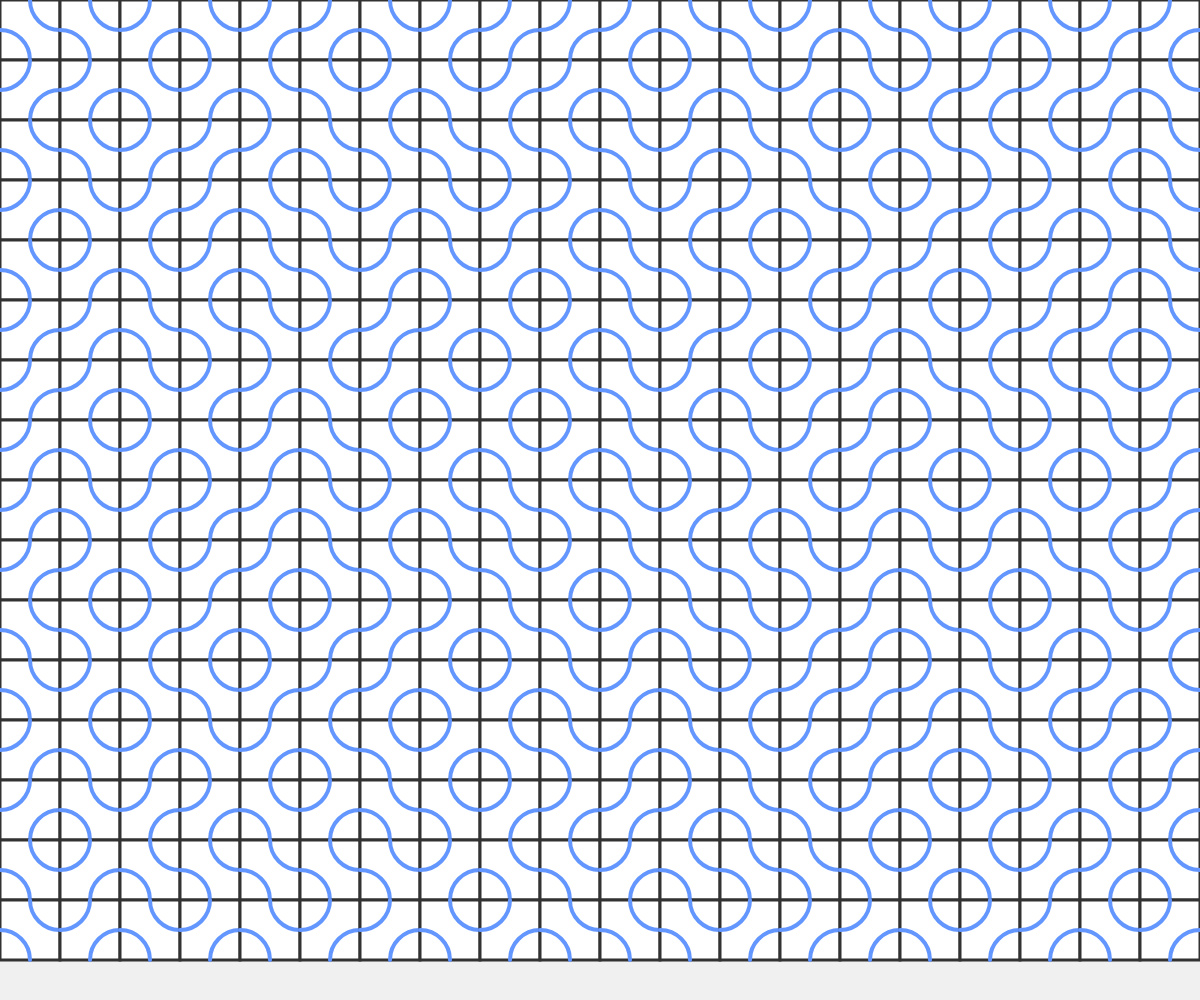
Frame 1 (no input)
Frame 60 (no input): identical to frame 1, image omitted
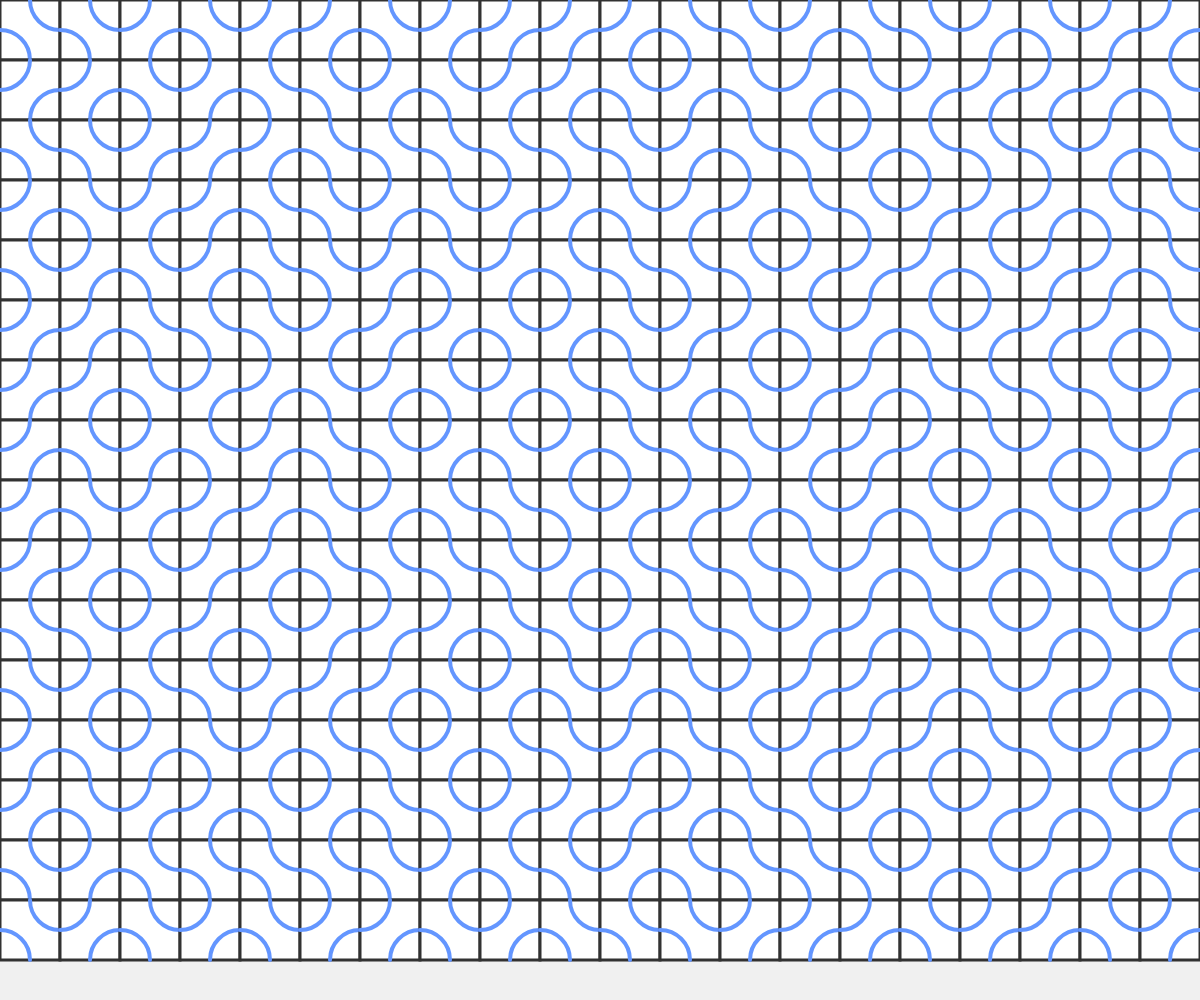
Frame 120 (the mouse pressed at the canvas centre since frame 60)

The p5.js sketch that drew these frames (run headless with seeded random() and noise() and a simulated clock; from frame 60 on, the mouse is pressed at the canvas centre):

// p5.js sketch
// ── sketch.js
// https://editor.p5js.org/jht9629-nyu/sketches/FkiTjW9bk
// Scarce abacus truchet v1

// only needs 0 90 rotation

// https://editor.p5js.org/jht9629-nyu/sketches/FkiTjW9bk
// Scarce abacus truchet v0

// https://claude.ai/chat/e0ece5a3-909b-44ac-bd46-9098eeb439fe
// p5js code to draw truchet pattern

let tileSize = 60;
let cols, rows;
let pattern = [];
let tileType = 0; // 0 = curves, 1 = diagonal lines

function setup() {
  let canvas = createCanvas(windowWidth, windowHeight);
  canvas.parent(document.body);

  cols = floor(width / tileSize);
  rows = floor(height / tileSize);

  generatePattern();
}

function draw() {
  background(240);

  for (let i = 0; i < cols; i++) {
    for (let j = 0; j < rows; j++) {
      let x = i * tileSize;
      let y = j * tileSize;
      let rotation = pattern[i][j];

      push();
      translate(x + tileSize / 2, y + tileSize / 2);
      rotate((rotation * PI) / 2);
      translate(-tileSize / 2, -tileSize / 2);

      if (tileType === 0) {
        drawCurveTile();
      } else {
        drawLineTile();
      }

      pop();
    }
  }
}

function drawCurveTile() {
  fill(255);
  stroke(50);
  strokeWeight(3);
  rect(0, 0, tileSize, tileSize);

  // Draw quarter circles
  stroke(100, 150, 255);
  strokeWeight(4);
  noFill();

  // Top-left to bottom-right curve
  arc(0, 0, tileSize, tileSize, 0, PI / 2);
  arc(tileSize, tileSize, tileSize, tileSize, PI, (3 * PI) / 2);
}

function drawLineTile() {
  fill(255);
  stroke(50);
  strokeWeight(2);
  // rect(0, 0, tileSize, tileSize);

  // Draw diagonal lines
  stroke(255, 100, 100);
  strokeWeight(4);

  line(0, 0, tileSize, tileSize);
  line(0, tileSize / 3, tileSize / 3, 0);
  line((2 * tileSize) / 3, tileSize, tileSize, (2 * tileSize) / 3);
}

function generatePattern() {
  pattern = [];
  for (let i = 0; i < cols; i++) {
    pattern[i] = [];
    for (let j = 0; j < rows; j++) {
      pattern[i][j] = random([0, 1]);
      // pattern[i][j] = floor(random(4)); // Random rotation: 0, 1, 2, or 3 (90° increments)
    }
  }
}

function regeneratePattern() {
  generatePattern();
}

function toggleTileType() {
  tileType = (tileType + 1) % 2;
}

function keyPressed() {
  if (key === " ") {
    generatePattern();
  } else if (key === "t" || key === "T") {
    toggleTileType();
  }
}

function mousePressed() {
  if (mouseX >= 0 && mouseX < width && mouseY >= 0 && mouseY < height) {
    let col = floor(mouseX / tileSize);
    let row = floor(mouseY / tileSize);
    // console.log('col',col,'row',row);
    if (col < cols && row < rows) {
      pattern[col][row] = (pattern[col][row] + 1) % 2;
      // pattern[col][row] = (pattern[col][row] + 1) % 4;
    }
  }
}
